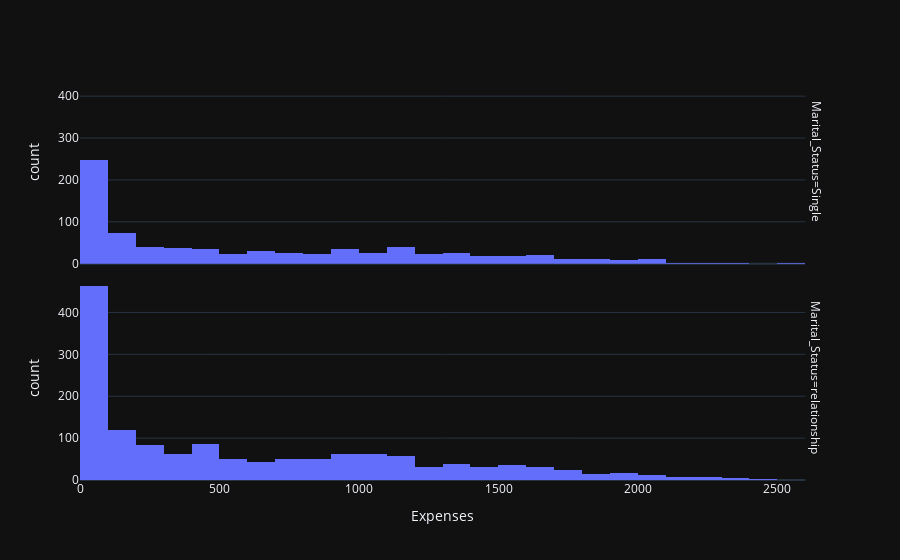

Source (notebook cell):
### Markdown cell above
**Less number of single customer**

### Code cell
fig = px.histogram (df, x = "Expenses",  facet_row = "Marital_Status",  template = 'plotly_dark')
fig.show ()

### Figure 1 — Plotly figure (JSON) as saved in the notebook; plotly's stock layout.template omitted (floating-point values rounded to 4 significant figures; data arrays with more than 128 entries replaced by an {"elided": "..."} marker saying what was removed)
{"data": [{"alignmentgroup": "True", "bingroup": "x", "hovertemplate": "Marital_Status=Single<br>Expenses=%{x}<br>count=%{y}<extra></extra>", "legendgroup": "", "marker": {"color": "#636efa", "pattern": {"shape": ""}}, "name": "", "offsetgroup": "", "orientation": "v", "showlegend": false, "type": "histogram", "x": {"elided": "796 int values"}, "xaxis": "x2", "yaxis": "y2"}, {"alignmentgroup": "True", "bingroup": "x", "hovertemplate": "Marital_Status=relationship<br>Expenses=%{x}<br>count=%{y}<extra></extra>", "legendgroup": "", "marker": {"color": "#636efa", "pattern": {"shape": ""}}, "name": "", "offsetgroup": "", "orientation": "v", "showlegend": false, "type": "histogram", "x": {"elided": "1444 int values"}, "xaxis": "x", "yaxis": "y"}], "layout": {"annotations": [{"font": {}, "showarrow": false, "text": "Marital_Status=relationship", "textangle": 90, "x": 0.98, "xanchor": "left", "xref": "paper", "y": 0.2425, "yanchor": "middle", "yref": "paper"}, {"font": {}, "showarrow": false, "text": "Marital_Status=Single", "textangle": 90, "x": 0.98, "xanchor": "left", "xref": "paper", "y": 0.7575, "yanchor": "middle", "yref": "paper"}], "barmode": "relative", "legend": {"tracegroupgap": 0}, "margin": {"t": 60}, "xaxis": {"anchor": "y", "domain": [0, 0.98], "title": {"text": "Expenses"}}, "xaxis2": {"anchor": "y2", "domain": [0, 0.98], "matches": "x", "showticklabels": false}, "yaxis": {"anchor": "x", "domain": [0, 0.485], "title": {"text": "count"}}, "yaxis2": {"anchor": "x2", "domain": [0.515, 1], "matches": "y", "title": {"text": "count"}}}}
